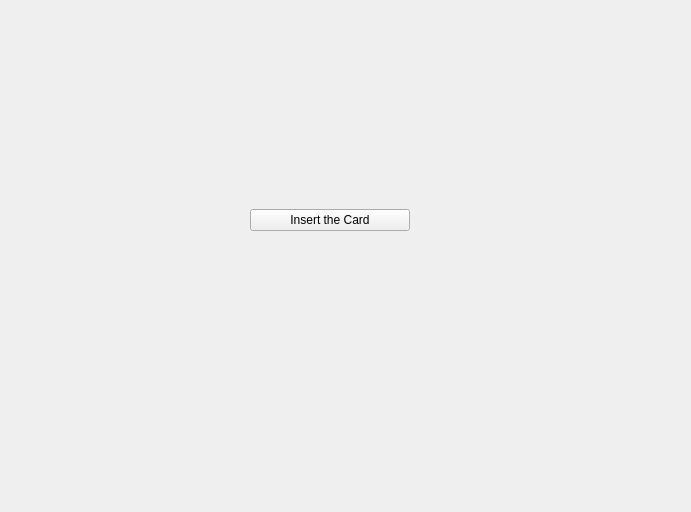
<?xml version="1.0" encoding="UTF-8"?>
<ui version="4.0">
 <class>StartWidget</class>
 <widget class="QWidget" name="StartWidget">
  <property name="geometry">
   <rect>
    <x>0</x>
    <y>0</y>
    <width>691</width>
    <height>512</height>
   </rect>
  </property>
  <property name="windowTitle">
   <string>Form</string>
  </property>
  <widget class="QWidget" name="gridLayoutWidget_2">
   <property name="geometry">
    <rect>
     <x>250</x>
     <y>180</y>
     <width>160</width>
     <height>80</height>
    </rect>
   </property>
   <layout class="QGridLayout" name="gridLayout_2">
    <item row="0" column="0">
     <widget class="QPushButton" name="InsertCardButton">
      <property name="text">
       <string>Insert the Card</string>
      </property>
     </widget>
    </item>
   </layout>
  </widget>
 </widget>
 <resources/>
 <connections/>
</ui>
